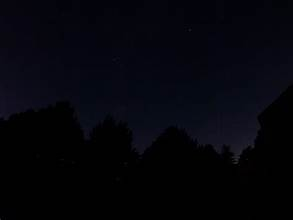
#> input picture PERTEMUAN 4/TUGAS/citra_gelap.jpg, 293 x 220 px
$ python Pipeline_Enhancement_Citra_Untuk_Optimalisasi_Visual_Citra_Underexposed_dan_Overexposed.py
#> lines starting #> are read from the running program, lines starting #| are printed output that depends on the picture; long printed decimals are rounded
import cv2
import numpy as np
import matplotlib.pyplot as plt
from skimage import exposure
from skimage.measure import shannon_entropy

# ==============================
# MEMBACA CITRA
# ==============================

citra_gelap = cv2.imread("citra_gelap.jpg",0)
#> citra_gelap: shape (220, 293); min 0, max 47, mean 5.7
citra_terang = cv2.imread("citra_terang.jpg",0)
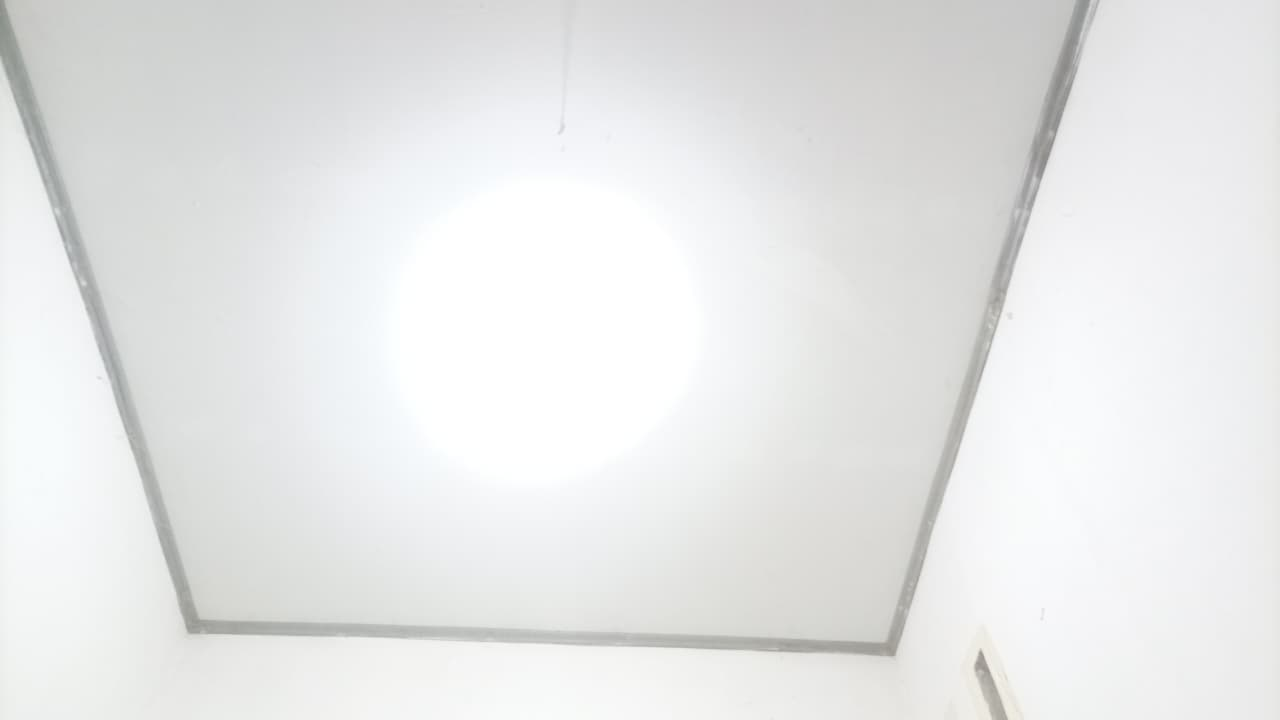
#> input picture PERTEMUAN 4/TUGAS/citra_terang.jpg, 1280 x 720 px
#> citra_terang: shape (720, 1280); min 135, max 255, mean 231.3
citra_pencahayaan = cv2.imread("citra_pencahayaan_tidak_merata.jpg",0)
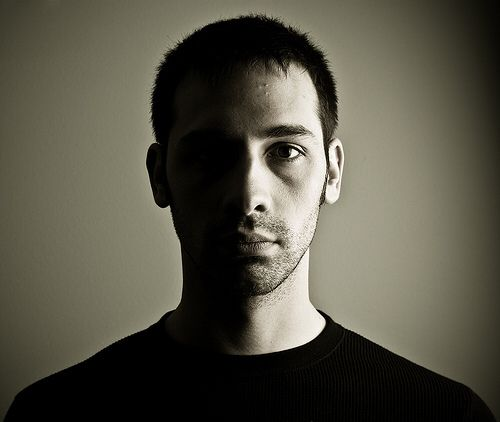
#> input picture PERTEMUAN 4/TUGAS/citra_pencahayaan_tidak_merata.jpg, 500 x 422 px
#> citra_pencahayaan: shape (422, 500); min 0, max 255, mean 82.2

# ==============================
# FUNGSI METRIK
# ==============================

def contrast_ratio(img):
    return img.max() - img.min()

def entropy_value(img):
    return shannon_entropy(img)

# ==============================
# POINT PROCESSING
# ==============================

def negative(img):
    return 255 - img

def log_transform(img):
    c = 255/np.log(1+np.max(img))
#> c = 65.87
    log = c*np.log(1+img)
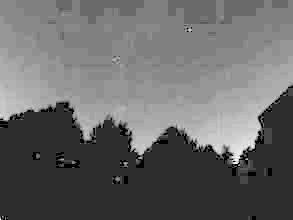
#> log: shape (220, 293) float16; min 0, max 255, mean 104.4
    return np.array(log,dtype=np.uint8)

def gamma_transform(img,gamma):
#> called with gamma = 0.5
    norm = img/255.0
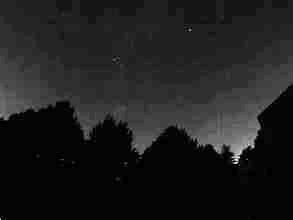
#> norm: shape (220, 293) float64; min 0, max 0.184, mean 0.0222; drawn with min black and max white
    gamma_img = np.power(norm,gamma)
    return np.uint8(gamma_img*255)

# ==============================
# HISTOGRAM ENHANCEMENT
# ==============================

def contrast_stretch_manual(img):
    rmin = 50
    rmax = 200
    stretched = np.clip((img-rmin)*(255/(rmax-rmin)),0,255)
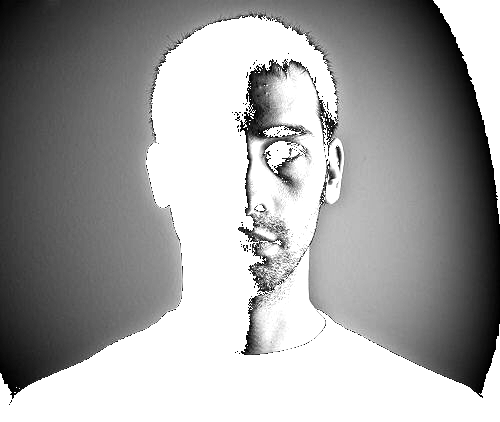
#> stretched: shape (422, 500) float64; min 0, max 255, mean 162.1
    return stretched.astype(np.uint8)
#> returned value: shape (422, 500)

def contrast_stretch_auto(img):
    p2,p98 = np.percentile(img,(2,98))
#> p2 = 0; p98 = 225
    img_rescale = exposure.rescale_intensity(img,in_range=(p2,p98))
    return img_rescale

def hist_equalization(img):
    return cv2.equalizeHist(img)
#> returned value: shape (720, 1280)

def clahe(img):
    c = cv2.createCLAHE(clipLimit=2.0,tileGridSize=(8,8))
    return c.apply(img)
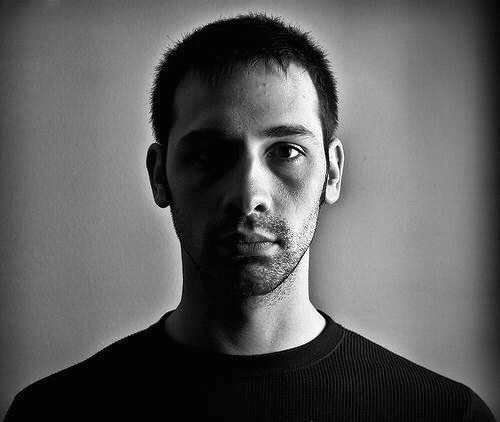
#> returned value: shape (422, 500); min 1, max 255, mean 93.2

# ==============================
# HISTOGRAM
# ==============================

def tampil_histogram(img,judul):
    plt.figure()
    plt.hist(img.ravel(),256,[0,256])
    plt.title(judul)
    plt.xlabel("Intensitas")
    plt.ylabel("Jumlah Pixel")
    plt.show()

# ==============================
# POINT PROCESSING RESULT
# ==============================

negatif = negative(citra_gelap)
log_img = log_transform(citra_gelap)

gamma1 = gamma_transform(citra_gelap,0.5)
gamma2 = gamma_transform(citra_gelap,1.5)
gamma3 = gamma_transform(citra_gelap,2.5)

# ==============================
# HISTOGRAM ENHANCEMENT RESULT
# ==============================

cs_manual = contrast_stretch_manual(citra_pencahayaan)
cs_auto = contrast_stretch_auto(citra_pencahayaan)
he = hist_equalization(citra_terang)
clahe_img = clahe(citra_pencahayaan)

# ==============================
# HALAMAN 1 : DATASET CITRA
# ==============================

plt.figure(figsize=(10,6))
plt.suptitle("Halaman 1 : Dataset Citra Awal")

plt.subplot(1,3,1)
plt.imshow(citra_gelap,cmap='gray')
plt.title("Citra Gelap (Underexposed)")
plt.xlabel("Citra terlalu gelap karena kekurangan cahaya")

plt.subplot(1,3,2)
plt.imshow(citra_terang,cmap='gray')
plt.title("Citra Terang (Overexposed)")
plt.xlabel("Citra terlalu terang karena kelebihan cahaya")

plt.subplot(1,3,3)
plt.imshow(citra_pencahayaan,cmap='gray')
plt.title("Iluminasi Tidak Merata")
plt.xlabel("Citra memiliki bayangan atau silau")

plt.tight_layout()
plt.show()

# ==============================
# HALAMAN 2 : POINT PROCESSING
# ==============================

plt.figure(figsize=(10,8))
plt.suptitle("Halaman 2 : Peningkatan Citra dengan Point Processing")

plt.subplot(2,3,1)
plt.imshow(negatif,cmap='gray')
plt.title("Negative Transformation")
plt.xlabel("Transformasi negatif citra")

plt.subplot(2,3,2)
plt.imshow(log_img,cmap='gray')
plt.title("Log Transformation")
plt.xlabel("Meningkatkan detail pada area gelap")

plt.subplot(2,3,3)
plt.imshow(gamma1,cmap='gray')
plt.title("Gamma = 0.5")
plt.xlabel("Mencerahkan citra")

plt.subplot(2,3,4)
plt.imshow(gamma2,cmap='gray')
plt.title("Gamma = 1.5")
plt.xlabel("Penyesuaian kontras sedang")

plt.subplot(2,3,5)
plt.imshow(gamma3,cmap='gray')
plt.title("Gamma = 2.5")
plt.xlabel("Menggelapkan citra")

plt.tight_layout()
plt.show()

# ==============================
# HALAMAN 3 : HISTOGRAM BASED
# ==============================

plt.figure(figsize=(10,8))
plt.suptitle("Halaman 3 : Peningkatan Citra Berbasis Histogram")

plt.subplot(2,2,1)
plt.imshow(cs_manual,cmap='gray')
plt.title("Contrast Stretching Manual")
plt.xlabel("Peningkatan kontras dengan batas intensitas manual")

plt.subplot(2,2,2)
plt.imshow(cs_auto,cmap='gray')
plt.title("Contrast Stretching Otomatis")
plt.xlabel("Rentang intensitas disesuaikan otomatis")

plt.subplot(2,2,3)
plt.imshow(he,cmap='gray')
plt.title("Histogram Equalization")
plt.xlabel("Redistribusi intensitas secara global")

plt.subplot(2,2,4)
plt.imshow(clahe_img,cmap='gray')
plt.title("CLAHE (Adaptive Histogram Equalization)")
plt.xlabel("Peningkatan kontras secara lokal")

plt.tight_layout()
plt.show()

# ==============================
# HALAMAN 4 : HISTOGRAM
# ==============================

tampil_histogram(citra_gelap,"Histogram Citra Gelap Sebelum Enhancement")
tampil_histogram(log_img,"Histogram Setelah Log Transformation")

tampil_histogram(citra_terang,"Histogram Citra Terang Sebelum Enhancement")
tampil_histogram(he,"Histogram Setelah Histogram Equalization")
#> call 4 of tampil_histogram, with judul = 'Histogram Setelah Histogram Equalization'
#> in tampil_histogram (call 4), `plt.show()`:
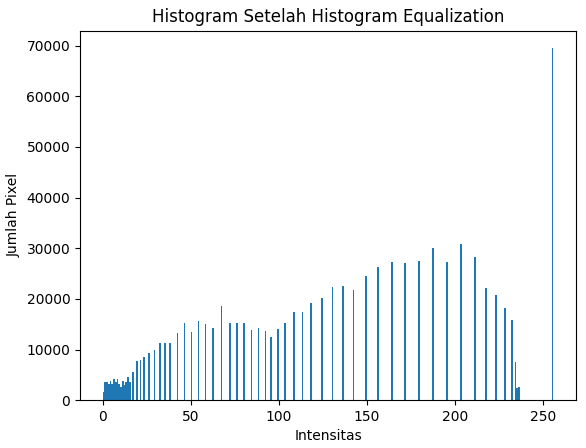
#> figure drawn by matplotlib, 1 panel; tallest bar 69500 high, from x = 255 to 256

# ==============================
# METRIK EVALUASI
# ==============================

print("===== METRIK EVALUASI =====")

print("Contrast Citra Gelap:",contrast_ratio(citra_gelap))
#| Contrast Citra Gelap: 47
print("Contrast Setelah Log:",contrast_ratio(log_img))
#| Contrast Setelah Log: 255

print("Entropy Citra Gelap:",entropy_value(citra_gelap))
#| Entropy Citra Gelap: 3.228
print("Entropy Setelah Log:",entropy_value(log_img))
#| Entropy Setelah Log: 3.228

print("Contrast Citra Terang:",contrast_ratio(citra_terang))
#| Contrast Citra Terang: 120
print("Contrast Setelah HE:",contrast_ratio(he))
#| Contrast Setelah HE: 255

print("Entropy Citra Terang:",entropy_value(citra_terang))
#| Entropy Citra Terang: 5.752
print("Entropy Setelah HE:",entropy_value(he))
#| Entropy Setelah HE: 5.652
